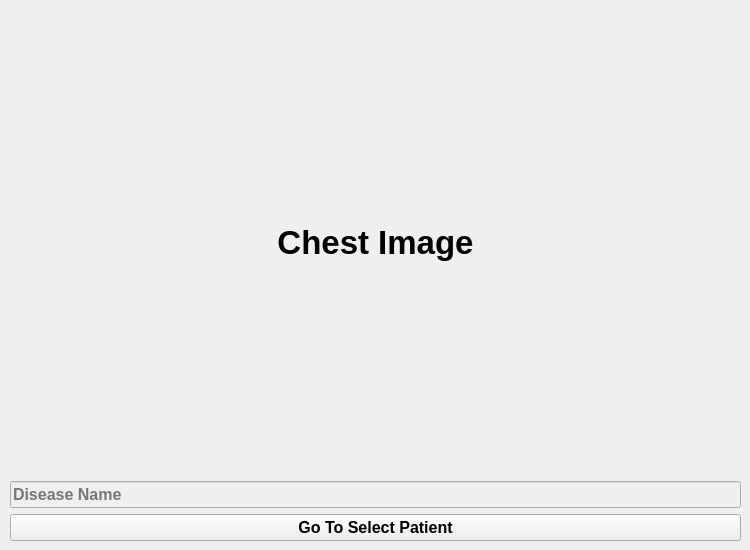
       <widget class="QWidget" name="analyzedTab">
        <attribute name="title">
         <string>Analyzed</string>
        </attribute>
        <widget class="QWidget" name="layoutWidget_10">
         <property name="geometry">
          <rect>
           <x>10</x>
           <y>10</y>
           <width>731</width>
           <height>531</height>
          </rect>
         </property>
         <layout class="QVBoxLayout" name="verticalLayout_3">
          <item>
           <widget class="QLabel" name="chestImage_2">
            <property name="font">
             <font>
              <family>Arial</family>
              <pointsize>25</pointsize>
              <weight>75</weight>
              <bold>true</bold>
             </font>
            </property>
            <property name="layoutDirection">
             <enum>Qt::LeftToRight</enum>
            </property>
            <property name="autoFillBackground">
             <bool>true</bool>
            </property>
            <property name="text">
             <string>Chest Image</string>
            </property>
            <property name="alignment">
             <set>Qt::AlignCenter</set>
            </property>
           </widget>
          </item>
          <item>
           <widget class="QLineEdit" name="chestDiseaseName">
            <property name="enabled">
             <bool>false</bool>
            </property>
            <property name="font">
             <font>
              <family>Arial</family>
              <pointsize>12</pointsize>
              <weight>75</weight>
              <bold>true</bold>
             </font>
            </property>
            <property name="placeholderText">
             <string>Disease Name</string>
            </property>
           </widget>
          </item>
          <item>
           <widget class="QPushButton" name="selectPatientC">
            <property name="font">
             <font>
              <family>Arial</family>
              <pointsize>12</pointsize>
              <weight>75</weight>
              <bold>true</bold>
             </font>
            </property>
            <property name="cursor">
             <cursorShape>PointingHandCursor</cursorShape>
            </property>
            <property name="text">
             <string>Go To Select Patient</string>
            </property>
           </widget>
          </item>
         </layout>
        </widget>
       </widget>
